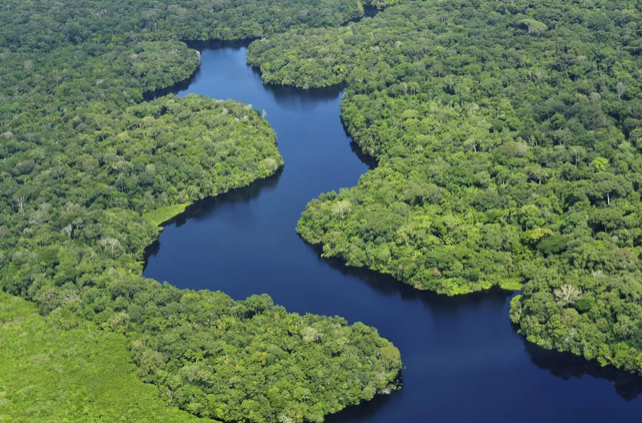
#> input picture t2/images/f1.png, 642 x 423 px
$ python floresta.py images/f1.png out.png
#> lines starting #> are read from the running program, lines starting #| are printed output that depends on the picture; after the words box and inside, x2 and y2 are one past the last pixel; in counts of white or black regions, pixels touching at a corner belong together
import cv2
import sys
import numpy as np


def main() -> None:
    img_in_name = sys.argv[1]
    img_out_name = sys.argv[2]

    img = cv2.imread(img_in_name)
#> img is the input picture: shape (423, 642, 3); mean B, G, R 88.5, 114.1, 91

    hsv = cv2.cvtColor(img, cv2.COLOR_BGR2HSV)
#> hsv: shape (423, 642, 3); mean H, S, V 63.8, 105.5, 123.4

    low_forest = np.array([30, 0, 0])
    high_forest = np.array([106, 255, 255])

    # Pega a mascara da floresta por range de cor
    mask_forest = cv2.inRange(hsv, low_forest, high_forest)
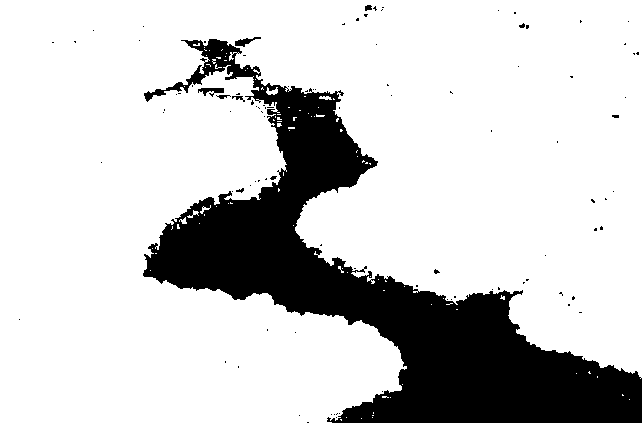
#> mask_forest: shape (423, 642); 80.2% white; 100 black regions (92 under 20 px), largest, box (x1, y1, x2, y2) and area: (143, 39, 642, 423) 53179, (198, 88, 224, 97) 127, (235, 37, 261, 47) 112

    b, g, r = cv2.split(img)
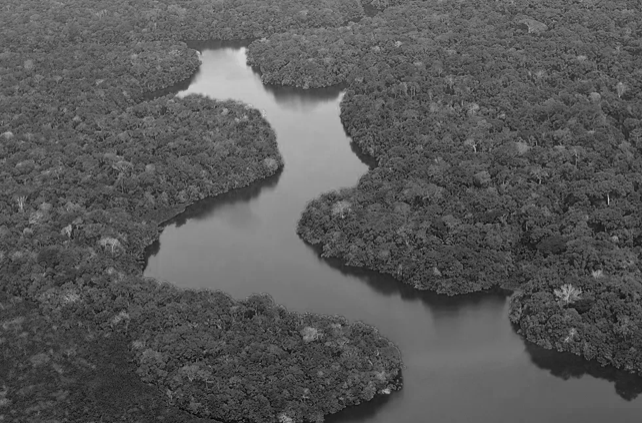
#> b: shape (423, 642); min 1, max 220, mean 88.5
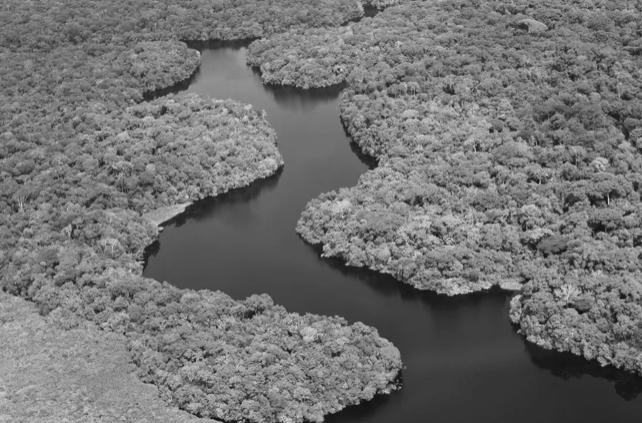
#> g: shape (423, 642); min 14, max 216, mean 114.1
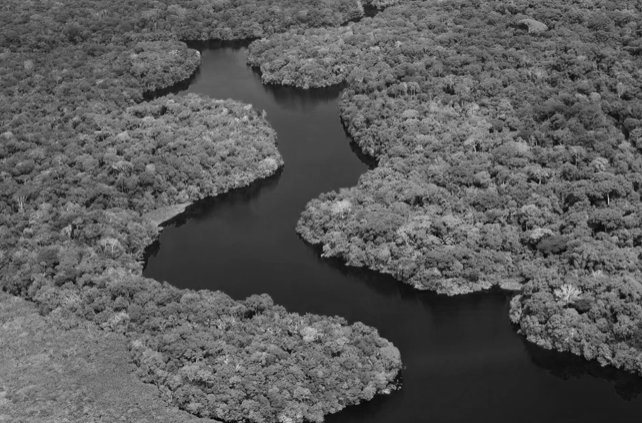
#> r: shape (423, 642); min 2, max 212, mean 91
    # Pega a mascara do rio por canais
    _, mask_river_b = cv2.threshold(b, 130, 255, cv2.THRESH_BINARY)
#> mask_river_b: shape (423, 642); 7.1% white; 525 white regions (508 under 20 px), largest, box (x1, y1, x2, y2) and area: (149, 47, 369, 274) 17351, (101, 238, 118, 252) 68, (562, 284, 574, 301) 64
    _, mask_river_r = cv2.threshold(r, 170, 255, cv2.THRESH_BINARY)
#> mask_river_r: shape (423, 642); 0.24% white in thin lines or dots

    # Pega a mascara da floresta do canal g
    _, mask_forest_g = cv2.threshold(g, 110, 255, cv2.THRESH_BINARY)
#> mask_forest_g: shape (423, 642); 60.2% white; 2714 black regions (2306 under 20 px), largest, box (x1, y1, x2, y2) and area: (135, 108, 642, 423) 53713, (0, 9, 178, 58) 2945, (527, 97, 627, 179) 2438

    # soma as mascaras dos rios
    mask_river = cv2.bitwise_or(mask_river_b, mask_river_r)
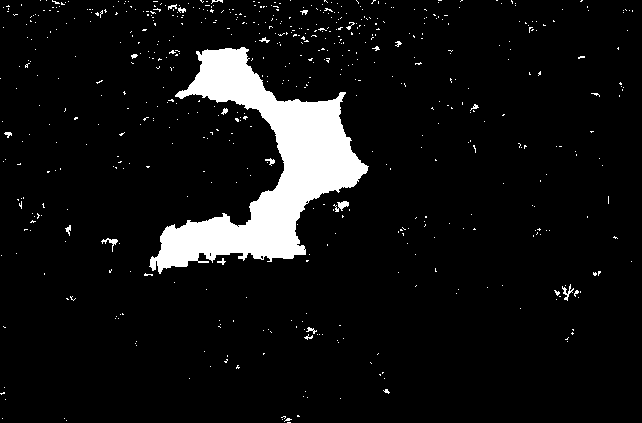
#> mask_river: shape (423, 642); 7.2% white; 602 white regions (582 under 20 px), largest, box (x1, y1, x2, y2) and area: (149, 47, 369, 274) 17351, (333, 201, 349, 212) 88, (101, 238, 118, 252) 68

    # subtrai a mascara do rio da mascara da floresta
    mask_forest = cv2.bitwise_and(mask_forest, cv2.bitwise_not(mask_river))
#> mask_forest: shape (423, 642); 78.5% white; 660 black regions (636 under 20 px), largest, box (x1, y1, x2, y2) and area: (143, 37, 642, 423) 56015, (554, 284, 574, 301) 91, (333, 201, 349, 212) 88

    # subtrai a mascara b do rio da mascara g da floresta
    mask_forest_g = cv2.bitwise_and(mask_forest_g, cv2.bitwise_not(mask_river_b))
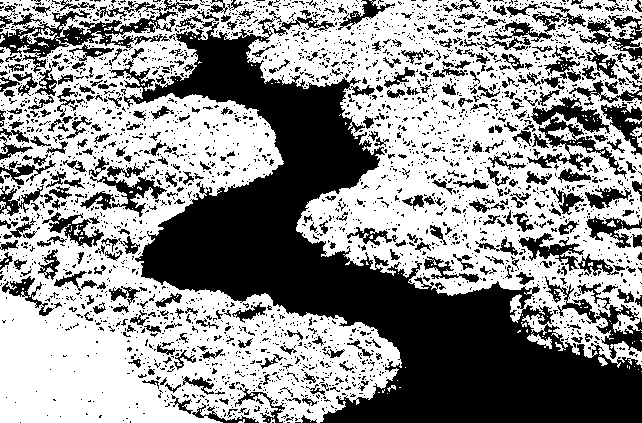
#> mask_forest_g: shape (423, 642); 57% white; 2883 black regions (2482 under 20 px), largest, box (x1, y1, x2, y2) and area: (109, 18, 642, 423) 65197, (0, 1, 178, 58) 3127, (527, 97, 627, 179) 2446

    # Soma a mascara do canal g com a mascara da floresta
    mask_forest = cv2.bitwise_or(mask_forest, mask_forest_g)
#> mask_forest: shape (423, 642); 78.6% white; 583 black regions (563 under 20 px), largest, box (x1, y1, x2, y2) and area: (143, 37, 642, 423) 56013, (101, 238, 118, 252) 68, (562, 284, 574, 301) 64

    mask_forest = cv2.bitwise_not(mask_forest)

    img_seg = img.copy()
    img_seg = cv2.bitwise_and(img_seg, img_seg, mask=mask_forest)
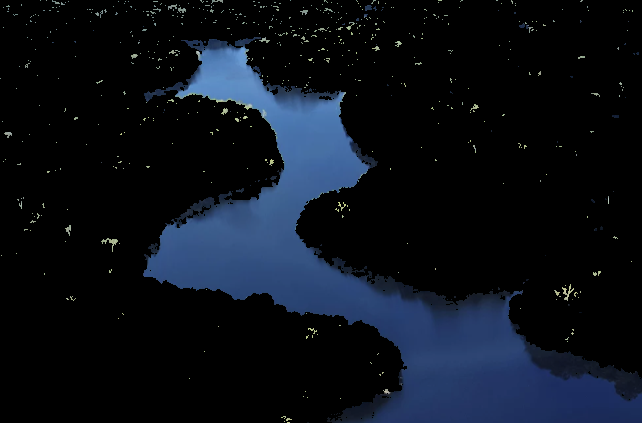
#> img_seg: shape (423, 642, 3); mean B, G, R 24.8, 16, 10.7

    cv2.imwrite(img_out_name, img_seg)


if __name__ == "__main__":
    main()

$ run again, on t2/images/f3.png
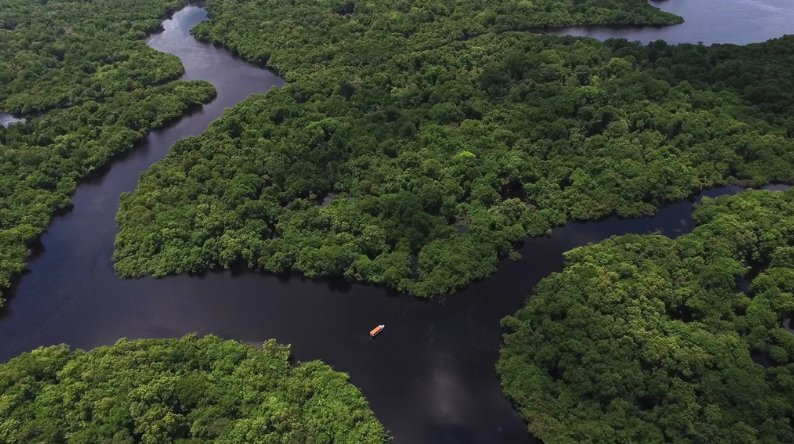
#> input picture t2/images/f3.png, 794 x 444 px
#> in main, img is the input picture: shape (444, 794, 3); mean B, G, R 47.3, 65.2, 56.6
#> hsv: shape (444, 794, 3); mean H, S, V 61.9, 89.7, 68.3
#> in main, `mask_forest = cv2.inRange(hsv, low_forest, high_forest)`:
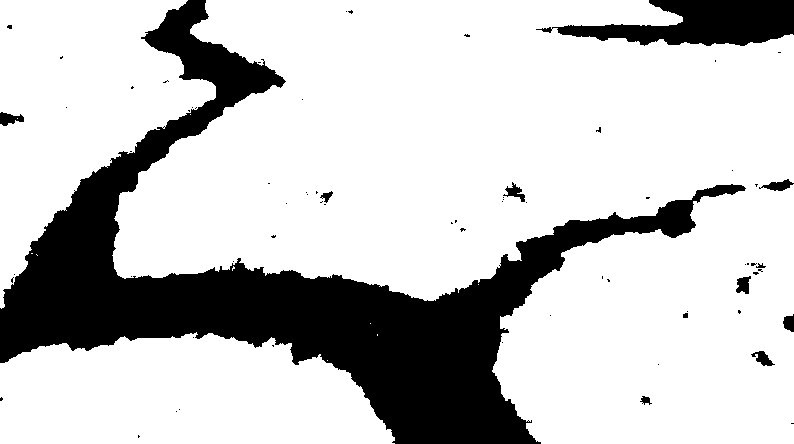
#> mask_forest: shape (444, 794); 77.8% white; 70 black regions (58 under 20 px), largest, box (x1, y1, x2, y2) and area: (0, 0, 746, 444) 69793, (536, 0, 794, 46) 6882, (759, 179, 794, 191) 210
#> mask_river_b: shape (444, 794); 2.4% white; 15 white regions (10 under 20 px), largest, box (x1, y1, x2, y2) and area: (628, 0, 794, 46) 5420, (147, 5, 228, 90) 2747, (0, 116, 25, 127) 120, (596, 35, 606, 41) 40, (570, 32, 583, 36) 38
#> mask_river_r: shape (444, 794); 0.03% white in thin lines or dots, all inside (x1, y1, x2, y2) = (35, 8, 384, 391)
#> mask_river: shape (444, 794); 2.4% white; 14 white regions (8 under 20 px), largest, box (x1, y1, x2, y2) and area: (628, 0, 794, 46) 5420, (147, 5, 228, 90) 2747, (0, 116, 25, 127) 120, (370, 325, 384, 336) 47, (596, 35, 606, 41) 40, (570, 32, 583, 36) 38
#> in main, `img_seg = cv2.bitwise_and(img_seg, img_seg, mask=mask_forest)`:
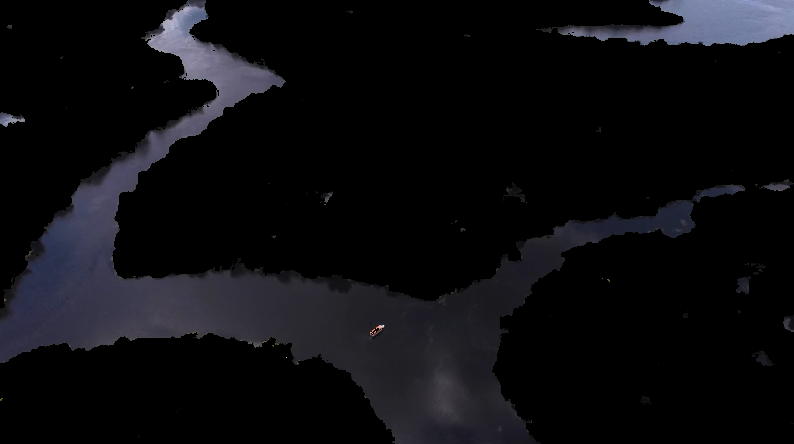
#> img_seg: shape (444, 794, 3); mean B, G, R 15.3, 12.2, 12.2

$ run again, on t2/images/f4.png
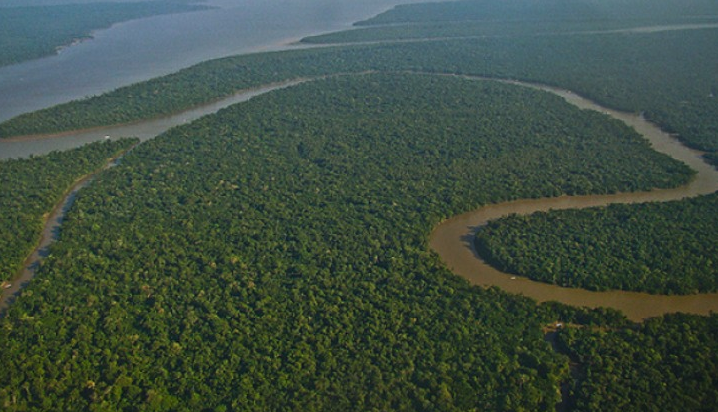
#> input picture t2/images/f4.png, 718 x 412 px
#> in main, img is the input picture: shape (412, 718, 3); mean B, G, R 65.8, 78.4, 62.7
#> hsv: shape (412, 718, 3); mean H, S, V 66.1, 84.6, 81.4
#> in main, `mask_forest = cv2.inRange(hsv, low_forest, high_forest)`:
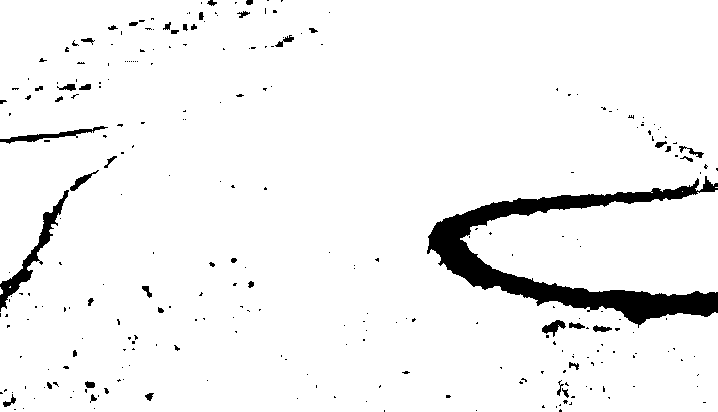
#> mask_forest: shape (412, 718); 95% white; 278 black regions (235 under 20 px), largest, box (x1, y1, x2, y2) and area: (427, 176, 718, 328) 10254, (0, 190, 69, 312) 1222, (0, 126, 108, 144) 471
#> mask_river_b: shape (412, 718); 8.3% white; 114 white regions (108 under 20 px), largest, box (x1, y1, x2, y2) and area: (0, 0, 621, 104) 23962, (206, 87, 276, 114) 216, (347, 41, 380, 45) 47, (523, 16, 539, 20) 37, (654, 27, 668, 30) 29, (622, 0, 633, 4) 28
#> mask_river_r: shape (412, 718); 0% white in thin lines or dots, all inside (x1, y1, x2, y2) = (8, 136, 559, 384)
#> in main, `img_seg = cv2.bitwise_and(img_seg, img_seg, mask=mask_forest)`:
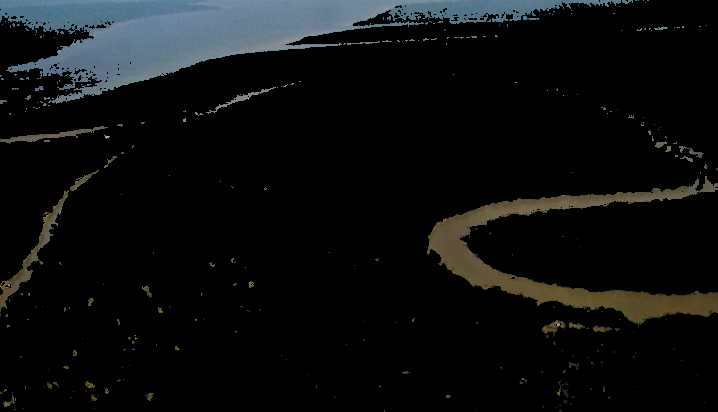
#> img_seg: shape (412, 718, 3); mean B, G, R 14.6, 14.3, 12.7

$ run again, on t2/images/f5.png
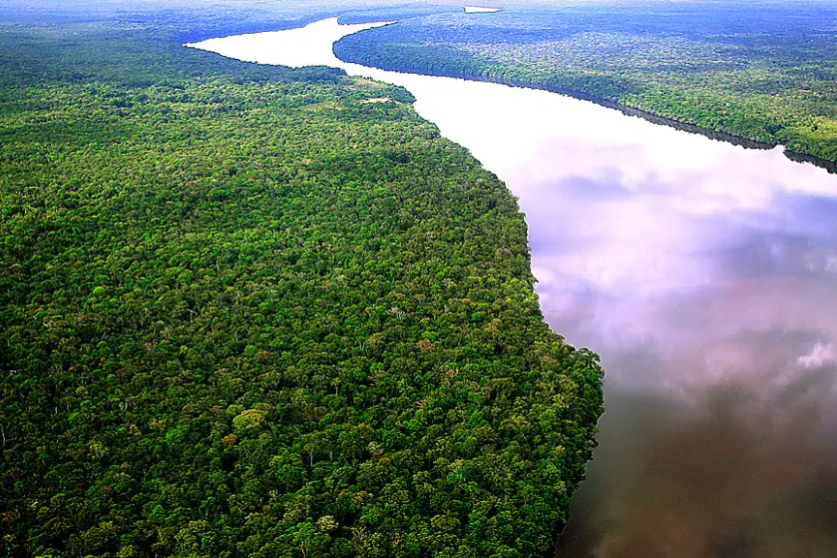
#> input picture t2/images/f5.png, 837 x 558 px
#> in main, img is the input picture: shape (558, 837, 3); mean B, G, R 100, 112.3, 96.9
#> hsv: shape (558, 837, 3); mean H, S, V 68.8, 121.9, 126.5
#> mask_river_b: shape (558, 837); 33.8% white; 959 white regions (935 under 20 px), largest, box (x1, y1, x2, y2) and area: (0, 0, 837, 401) 154547, (751, 89, 777, 100) 106, (149, 81, 163, 93) 50
#> mask_river_r: shape (558, 837); 18% white; 940 white regions (912 under 20 px), largest, box (x1, y1, x2, y2) and area: (183, 17, 837, 382) 75954, (93, 0, 703, 15) 4131, (495, 45, 525, 64) 135
#> mask_river: shape (558, 837); 33.9% white; 1065 white regions (1036 under 20 px), largest, box (x1, y1, x2, y2) and area: (0, 0, 837, 401) 154548, (751, 89, 777, 100) 106, (371, 119, 400, 129) 53
#> in main, `img_seg = cv2.bitwise_and(img_seg, img_seg, mask=mask_forest)`:
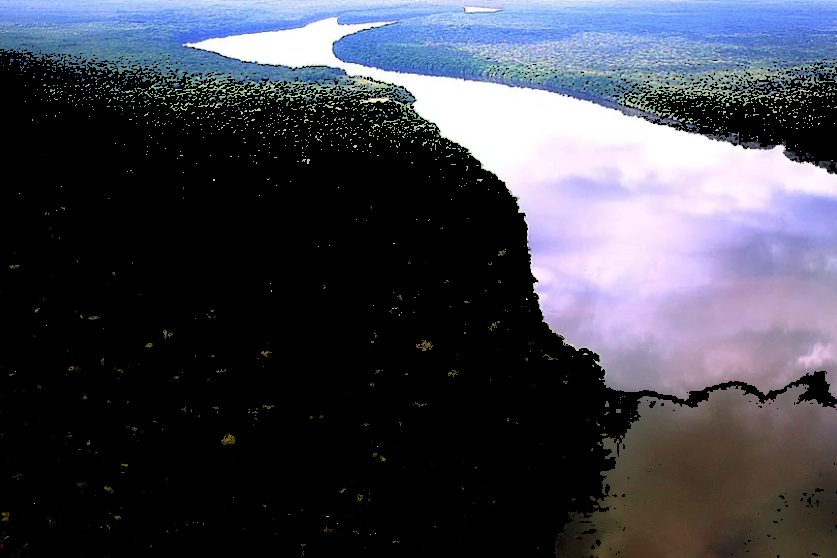
#> img_seg: shape (558, 837, 3); mean B, G, R 79.2, 68, 66.3
